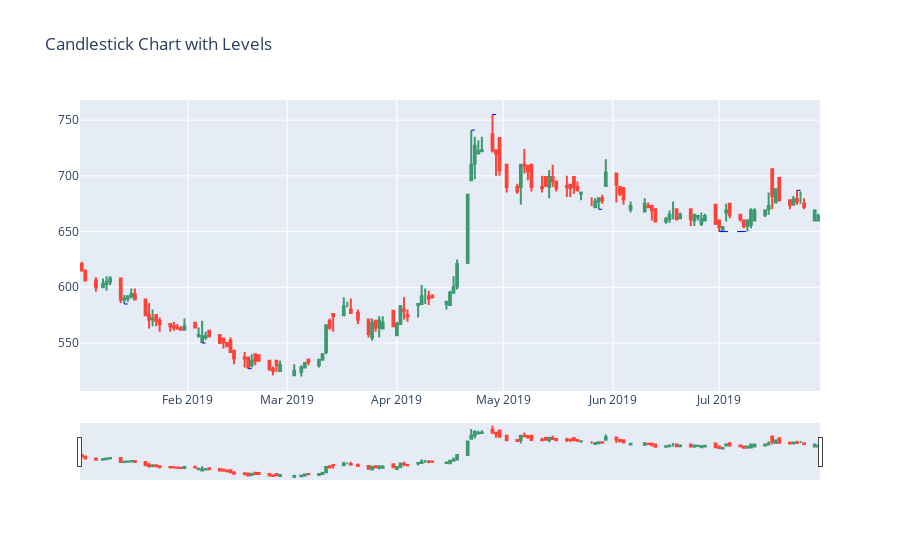

Notebook code for this chart:
### Code cell
fig = go.Figure(data=[go.Candlestick(x=df['Date'],
                open=df['Open'],
                high=df['High'],
                low=df['Low'],
                close=df['LTP'])])

for level in levels:
    index, value = level  # Unpack the index and value from the tuple
    fig.add_shape(type='line',
                  x0=df['Date'][index],
                  y0=value,
                  x1=df['Date'][index+1],  # Assuming the date is continuous
                  y1=value,
                  line=dict(color='blue', width=1, dash='dash'))


fig.update_layout(title='Candlestick Chart with Levels')


fig.show()

### Figure 1 — Plotly figure (JSON) as saved in the notebook; plotly's stock layout.template omitted (floating-point values rounded to 4 significant figures; data arrays with more than 128 entries replaced by an {"elided": "..."} marker saying what was removed)
{"data": [{"close": {"elided": "141 int values"}, "high": {"elided": "141 int values"}, "low": {"elided": "141 int values"}, "open": {"elided": "141 int values"}, "type": "candlestick", "x": {"elided": "141 str values"}}], "layout": {"shapes": [{"line": {"color": "blue", "dash": "dash", "width": 1}, "type": "line", "x0": "2019-01-14T00:00:00", "x1": "2019-01-15T00:00:00", "y0": 585, "y1": 585}, {"line": {"color": "blue", "dash": "dash", "width": 1}, "type": "line", "x0": "2019-02-18T00:00:00", "x1": "2019-02-19T00:00:00", "y0": 527, "y1": 527}, {"line": {"color": "blue", "dash": "dash", "width": 1}, "type": "line", "x0": "2019-02-05T00:00:00", "x1": "2019-02-06T00:00:00", "y0": 550, "y1": 550}, {"line": {"color": "blue", "dash": "dash", "width": 1}, "type": "line", "x0": "2019-04-22T00:00:00", "x1": "2019-04-23T00:00:00", "y0": 741, "y1": 741}, {"line": {"color": "blue", "dash": "dash", "width": 1}, "type": "line", "x0": "2019-04-28T00:00:00", "x1": "2019-04-29T00:00:00", "y0": 755, "y1": 755}, {"line": {"color": "blue", "dash": "dash", "width": 1}, "type": "line", "x0": "2019-05-28T00:00:00", "x1": "2019-05-29T00:00:00", "y0": 670, "y1": 670}, {"line": {"color": "blue", "dash": "dash", "width": 1}, "type": "line", "x0": "2019-07-01T00:00:00", "x1": "2019-07-10T00:00:00", "y0": 650, "y1": 650}, {"line": {"color": "blue", "dash": "dash", "width": 1}, "type": "line", "x0": "2019-07-23T00:00:00", "x1": "2019-07-24T00:00:00", "y0": 687, "y1": 687}], "title": {"text": "Candlestick Chart with Levels"}}}
